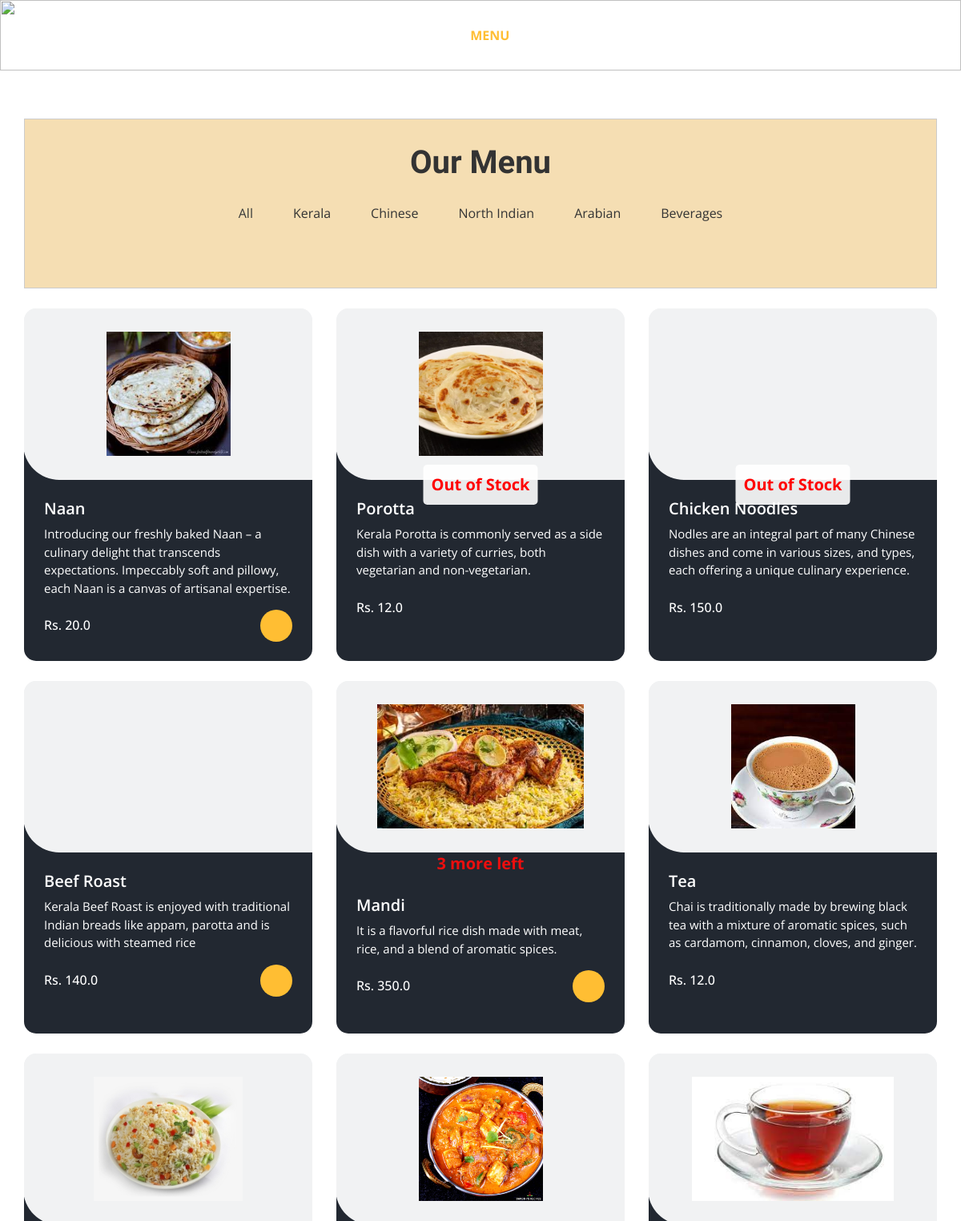
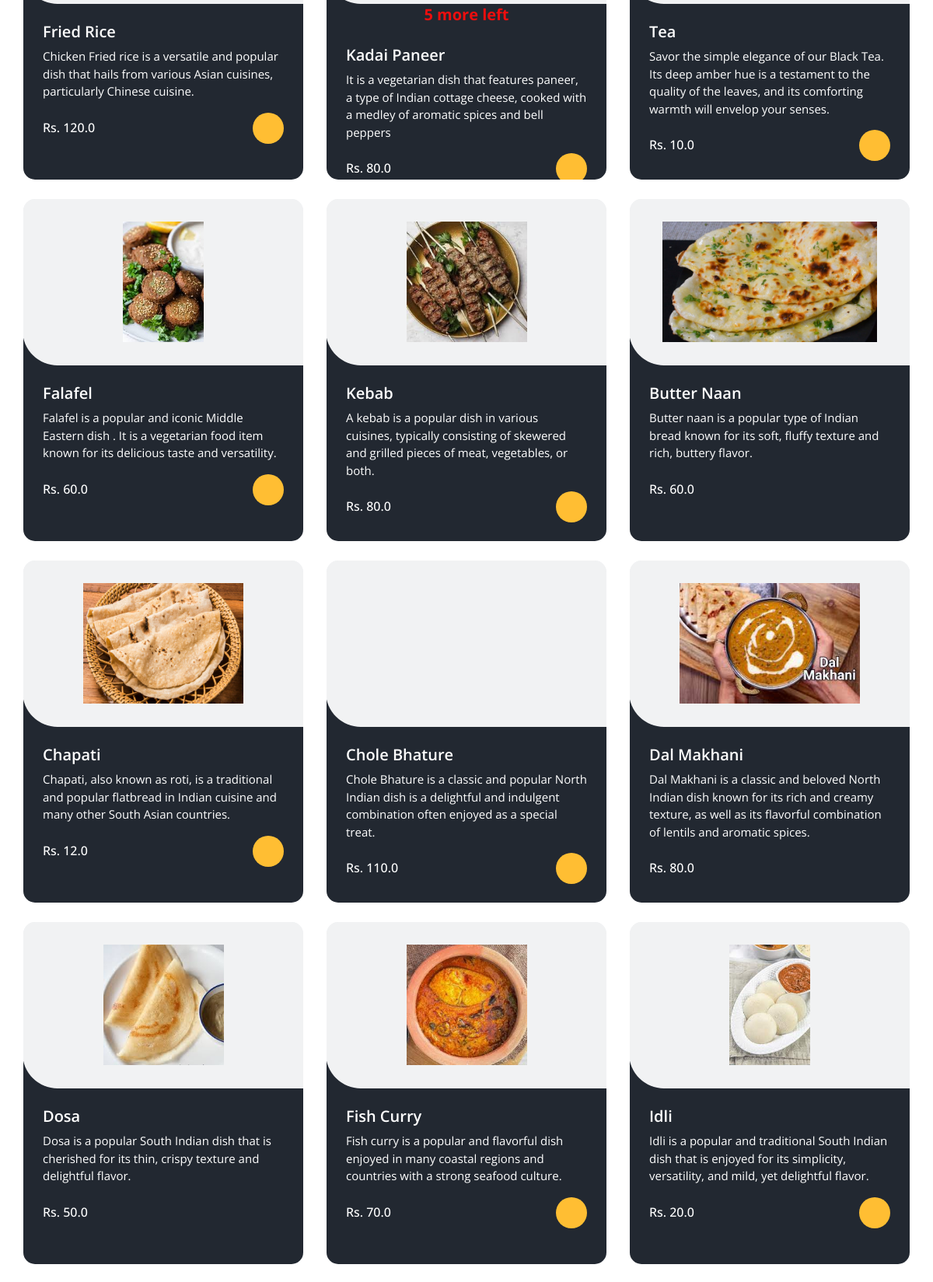
Page /menumore/ (upper part) on the committed database (2 pictures, top to bottom).
### home/models.py (models this page shows, shortened)
class menus(models.Model):
    CATEGORY_CHOICES = (
        ('Kerala', 'Kerala'),
        ('Chineese', 'Chineese'),
        ('North Indian', 'North Indian'),
        ('Arabian', 'Arabian'),
        ('Beverages', 'Beverages'),
    )
    SUBMENU_CHOICES = (
        ('Breads', 'Breads'),
        ('Curries', 'Curries'),
        ('Rice Dishes','Rice Dishes'),
        ('Appetizers','Appetizers'),
        ('Main Course','Main Course'),
        ('Breads & Accompaniments', 'Breads & Accompaniments'),
        ('Rolls & Grills','Rolls & Grills'),
        ('Hot Beverage','Hot Beverage'),
        ('Cold Beverage','Cold Beverage'),
    )
    SUB_SUBMENU_CHOICES = (
        ('Vegetarian', 'Vegetarian'),
        ('Non-Vegetarian', 'Non-Vegetarian'),
        ('Water-based','Water-based'),
        ('Milk-based','Milk-based')
    )
    name = models.CharField(max_length=100)
    category = models.CharField(max_length=50, choices=CATEGORY_CHOICES, default='')
    submenu = models.CharField(max_length=50, choices=SUBMENU_CHOICES, default='', blank=True)
    sub_submenu = models.CharField(max_length=50, choices=SUB_SUBMENU_CHOICES, default='', blank=True)
    desc = models.CharField(max_length=300)
    price = models.FloatField()
    img = models.ImageField(upload_to='menus/', blank=True, null=True)
    active = models.BooleanField(default=True)

### home/views.py (the view)
# urls.py: path('menumore/',menumore, name='menumore'),
def menumore(request):
    Menus=menus.objects.all()
    return render(request,'menumore.html',{'Menus': Menus})

### templates/menumore.html (shortened to what this page needs)
{% load static %}
<!DOCTYPE html>
<html>
<head>
  <link rel="stylesheet" type="text/css" href="{% static 'css/bootstrap.css' %}" />
  <link rel="stylesheet" type="text/css" href="https://cdnjs.cloudflare.com/ajax/libs/OwlCarousel2/2.3.4/assets/owl.carousel.min.css" />
  <link rel="stylesheet" href="https://cdnjs.cloudflare.com/ajax/libs/jquery-nice-select/1.1.0/css/nice-select.min.css" />
  <link href="{% static 'css/font-awesome.min.css' %}" rel="stylesheet" />
  <link href="{% static 'css/style.css' %}" rel="stylesheet" />
  <link href="{% static 'css/responsive.css' %}" rel="stylesheet" />
</head>
<body class="sub_page">
  <div class="hero_area">
    <div class="bg-box">
      <img src="{% static 'images/hero-bg.jpg' %}" alt="">
    </div>
    <header class="header_section">
      <div class="container">
        <nav class="navbar navbar-expand-lg custom_nav-container ">
          <a class="navbar-brand" href="{% url '' %}">
            <span>
            </span>
          </a>
          <div class="collapse navbar-collapse" id="navbarSupportedContent">
            <ul class="navbar-nav  mx-auto ">
              <li class="nav-item">
                <a class="nav-link" href="{% url '' %}">Home </a>
              </li>
              <li class="nav-item">
                <a class="nav-link" href="{% url 'about' %}">About</a>
              </li>
              <li class="nav-item active">
                <a class="nav-link" href="{% url 'menu' %}">Menu <span class="sr-only">(current)</span> </a>
              </li>
              <li class="nav-item">
                <a class="nav-link" href="{% url 'add_reservation' %}">Book Table</a>
              </li>
              <li class="nav-item">
                <a class="nav-link" href="{% url 'booking_list'  %}">Bookings </a>
              </li>
              <li class="nav-item">
                <a class="nav-link" href="{% url 'orders_lists' %}">Orders </a>
              </li>
              <li class="nav-item">
                {% if user.is_authenticated %}
                  <a class="nav-link" href="{% url 'loggout' %}">Logout</a>
                {% else %}
                  <a class="nav-link" href="{% url 'login' %}">Login</a>
                {% endif %}
              </li>
            </ul>
            <div class="user_option">
              <a class="cart_link" href="#">
              </a>
            </div>
          </div>
        </nav>
      </div>
    </header>
  </div>
  <section class="food_section layout_padding">
    <div class="container">
      <div class="centered-div">
      <div class="heading_container heading_center">
        <h2>
          Our Menu
        </h2>
      </div>
      <ul class="filters_menu" style="margin-top: 20px; background-color:wheat ">
        <li class="" data-filter="*"><a href="{% url 'menu' %}" style="color:#393b3a;" >All</a></li>
        <li class="has-submenu">Kerala
        </li>
        <li class="has-submenu">Chinese
        </li>
        <li class="has-submenu">North Indian
        </li>
        <li class="has-submenu">Arabian
        </li>
        <li class="has-submenu">Beverages
        </li>
      </ul><br>
    </div>
      <div class="filters-content">
        <div class="row grid">
          {% for Menu in Menus %}
          {% if Menu.active %}
              <div class="col-sm-6 col-lg-4 all pasta">
                  <div class="box" style="height: 440px; {% if Menu.stock.stock_quantity == 0 %}filter: blur(0.5px);{% endif %}">
                      <div>
                        <div class="img-box" >
                          <img src="{{ Menu.img.url }}" alt="" >
                          {% if Menu.stock.stock_quantity == 0 %}
                              <div class="out-of-stock-message-container">
                                  <div class="out-of-stock-message" style="font-size: 20px;">
                                      Out of Stock
                                  </div>
                              </div>
                          {% endif %}
                      </div>
                          {% with stock=Menu.stock.stock_quantity %}
                            {% if stock > 0 and stock <= 5 %}
                            <div role="alert" style="color: #ed0e0e; font-size: 20px; font-weight: bold; display: flex; justify-content: center; align-items: center; height: 100%; animation: blink 1s infinite;">
                                    {{ stock }} more left
                                </div>
                            {% endif %}
                        {% endwith %}
                          <div class="detail-box">
                              <h5>{{ Menu.name }}</h5>
                              <p>{{ Menu.desc }}</p>
                              <div class="options">
                                  <h6>Rs. {{ Menu.price }}</h6>
                                  <div class="button-container">
                                      {% if Menu.stock.stock_quantity > 0 %}
                                          <a href="{% url 'add_to_cart' Menu.id %}">
                                              <i class="fa fa-cart-plus" aria-hidden="true" style="color: black;"></i>
                                          </a>
                                      {% endif %}
                                  </div>
                              </div>
                          </div>
                      </div>
                  </div>
              </div>
          {% endif %}
      {% endfor %}
    </div>
      </div>
    </div>
  </section>
</body>
</html>

### static/css/style.css (style rules this page uses)
body { font-family: "Open Sans", sans-serif; color: #0c0c0c; background-color: #ffffff; overflow-x: hidden; }
.layout_padding { padding: 90px 0; }
h1, h2 { font-family: 'Dancing Script', cursive; }
.heading_container { display: -webkit-box; display: -ms-flexbox; display: flex; -webkit-box-orient: vertical; -webkit-box-direction: normal; -ms-flex-direction: column; flex-direction: column; -webkit-box-align: start; -ms-flex-align: start; align-items: flex-start; }
.heading_container h2 { position: relative; margin-bottom: 0; font-size: 2.5rem; font-weight: bold; }
.heading_container.heading_center { -webkit-box-align: center; -ms-flex-align: center; align-items: center; text-align: center; }
a, a:hover, a:focus { text-decoration: none; }
.hero_area { position: relative; min-height: 50vh; display: -webkit-box; display: -ms-flexbox; display: flex; -webkit-box-orient: vertical; -webkit-box-direction: normal; -ms-flex-direction: column; flex-direction: column; }
.bg-box { position: absolute; top: 0; left: 0; width: 100%; height: 100%; }
.bg-box img { width: 100%; height: 100%; -o-object-fit: cover; object-fit: cover; }
.sub_page .hero_area { min-height: auto; }
.sub_page .hero_area .bg-box { position: absolute; top: 0; left: 0; width: 100%; height: 100%; }
.sub_page .hero_area .bg-box img { width: 100%; height: 100%; -o-object-fit: cover; object-fit: cover; -o-object-position: right top; object-position: right top; }
.header_section { padding: 15px 0; }
.navbar-brand { font-family: 'Dancing Script', cursive; }
.navbar-brand span { font-weight: bold; font-size: 32px; color: #ffffff; }
.custom_nav-container { padding: 0; }
.custom_nav-container .navbar-nav { padding-left: 18%; }
.custom_nav-container .navbar-nav .nav-item .nav-link { padding: 5px 20px; color: #ffffff; text-align: center; text-transform: uppercase; border-radius: 5px; -webkit-transition: all 0.3s; transition: all 0.3s; }
.custom_nav-container .navbar-nav .nav-item:hover .nav-link, .custom_nav-container .navbar-nav .nav-item.active .nav-link { color: #ffbe33; }
.user_option { display: -webkit-box; display: -ms-flexbox; display: flex; -webkit-box-align: center; -ms-flex-align: center; align-items: center; }
.user_option a { margin: 0 10px; }
.user_option .cart_link { display: -webkit-box; display: -ms-flexbox; display: flex; -webkit-box-pack: center; -ms-flex-pack: center; justify-content: center; -webkit-box-align: center; -ms-flex-align: center; align-items: center; }
.user_option .cart_link svg { width: 17px; height: auto; fill: #ffffff; margin-bottom: 2px; }
.food_section .filters_menu { padding: 0; display: -webkit-box; display: -ms-flexbox; display: flex; -ms-flex-wrap: wrap; flex-wrap: wrap; -webkit-box-pack: center; -ms-flex-pack: center; justify-content: center; list-style-type: none; margin: 45px 0 20px 0; }
.food_section .filters_menu li { padding: 7px 25px; cursor: pointer; border-radius: 25px; }
.food_section .box { position: relative; margin-top: 25px; background-color: #ffffff; border-radius: 10px; color: #ffffff; border-radius: 15px; overflow: hidden; background: linear-gradient(to bottom, #f1f2f3 25px, #222831 25px); }
.food_section .box .img-box { background: #f1f2f3; display: -webkit-box; display: -ms-flexbox; display: flex; -webkit-box-pack: center; -ms-flex-pack: center; justify-content: center; -webkit-box-align: center; -ms-flex-align: center; align-items: center; height: 215px; border-radius: 0 0 0 45px; margin: -1px; padding: 25px; }
.food_section .box .img-box img { max-width: 100%; max-height: 155px; -webkit-transition: all .2s; transition: all .2s; }
.food_section .box .detail-box { padding: 25px; }
.food_section .box .detail-box h5 { font-weight: 600; }
.food_section .box .detail-box p { font-size: 15px; }
.food_section .box .detail-box h6 { margin-top: 10px; }
.food_section .box .options { display: -webkit-box; display: -ms-flexbox; display: flex; -webkit-box-pack: justify; -ms-flex-pack: justify; justify-content: space-between; }
.food_section .box .options a { width: 40px; height: 40px; border-radius: 100%; background: #ffbe33; display: -webkit-box; display: -ms-flexbox; display: flex; -webkit-box-pack: center; -ms-flex-pack: center; justify-content: center; -webkit-box-align: center; -ms-flex-align: center; align-items: center; }

### static/css/responsive.css (style rules this page uses)
@media (min-width: 1200px) { .container { max-width: 1170px; } }

### rows in the picture
menus: img (picture), name "Naan", desc "Introducing our freshly baked Naan – a culinary delight that transcends expectations. Impeccably soft and pillowy, each Naan is a canvas of artisanal expertise.", price "20.0"
menus: img (picture), shows "Out of Stock", name "Porotta", desc "Kerala Porotta is commonly served as a side dish with a variety of curries, both vegetarian and non-vegetarian.", price "12.0"
menus: shows "Out of Stock", name "Chicken Noodles", desc "Nodles are an integral part of many Chinese dishes and come in various sizes, and types, each offering a unique culinary experience.", price "150.0"
menus: name "Beef Roast", desc "Kerala Beef Roast is enjoyed with traditional Indian breads like appam, parotta and is delicious with steamed rice", price "140.0"
menus: img (picture), stock.stock_quantity "3", name "Mandi", desc "It is a flavorful rice dish made with meat, rice, and a blend of aromatic spices.", price "350.0"
menus: img (picture), name "Tea", desc "Chai is traditionally made by brewing black tea with a mixture of aromatic spices, such as cardamom, cinnamon, cloves, and ginger.", price "12.0"
menus: img (picture), name "Fried Rice", desc "Chicken Fried rice is a versatile and popular dish that hails from various Asian cuisines, particularly Chinese cuisine.", price "120.0"
menus: img (picture), stock.stock_quantity "5", name "Kadai Paneer", desc "It is a vegetarian dish that features paneer, a type of Indian cottage cheese, cooked with a medley of aromatic spices and bell peppers", price "80.0"
menus: img (picture), name "Tea", desc "Savor the simple elegance of our Black Tea. Its deep amber hue is a testament to the quality of the leaves, and its comforting warmth will envelop your senses.", price "10.0"
menus: img (picture), name "Falafel", desc "Falafel is a popular and iconic Middle Eastern dish . It is a vegetarian food item known for its delicious taste and versatility.", price "60.0"
menus: img (picture), name "Kebab", desc "A kebab is a popular dish in various cuisines, typically consisting of skewered and grilled pieces of meat, vegetables, or both.", price "80.0"
menus: img (picture), name "Butter Naan", desc "Butter naan is a popular type of Indian bread known for its soft, fluffy texture and rich, buttery flavor.", price "60.0"
menus: img (picture), name "Chapati", desc "Chapati, also known as roti, is a traditional and popular flatbread in Indian cuisine and many other South Asian countries.", price "12.0"
menus: name "Chole Bhature", desc "Chole Bhature is a classic and popular North Indian dish is a delightful and indulgent combination often enjoyed as a special treat.", price "110.0"
menus: img (picture), name "Dal Makhani", desc "Dal Makhani is a classic and beloved North Indian dish known for its rich and creamy texture, as well as its flavorful combination of lentils and aromatic spices.", price "80.0"
menus: img (picture), name "Dosa", desc "Dosa is a popular South Indian dish that is cherished for its thin, crispy texture and delightful flavor.", price "50.0"
menus: img (picture), name "Fish Curry", desc "Fish curry is a popular and flavorful dish enjoyed in many coastal regions and countries with a strong seafood culture.", price "70.0"
menus: img (picture), name "Idli", desc "Idli is a popular and traditional South Indian dish that is enjoyed for its simplicity, versatility, and mild, yet delightful flavor.", price "20.0"
